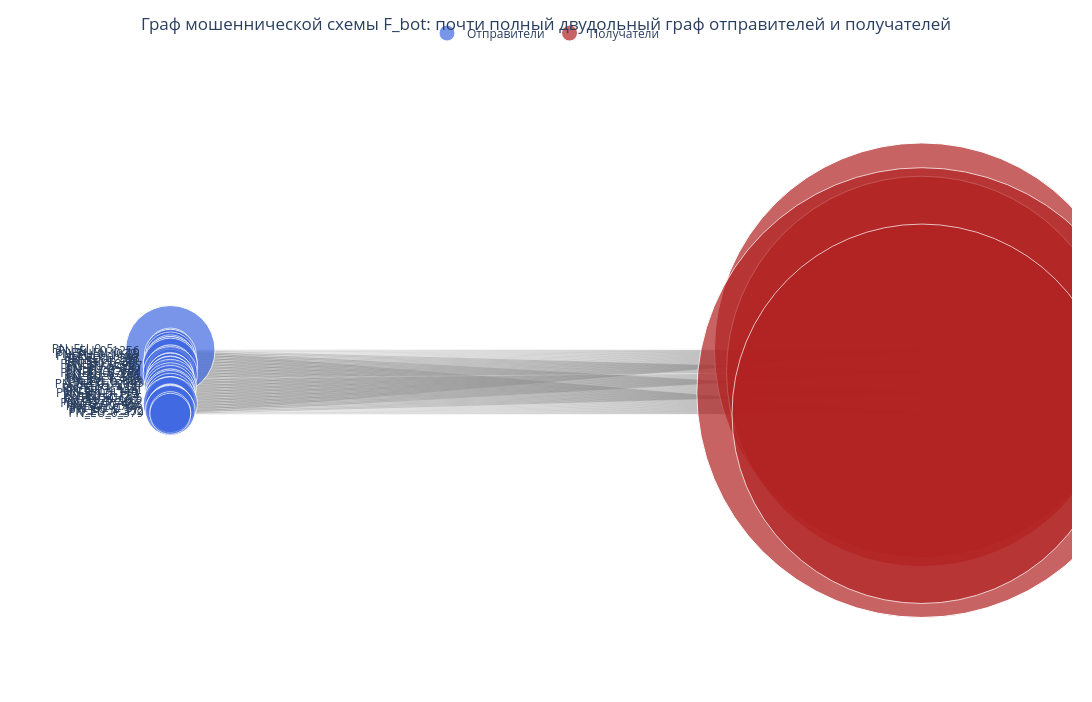
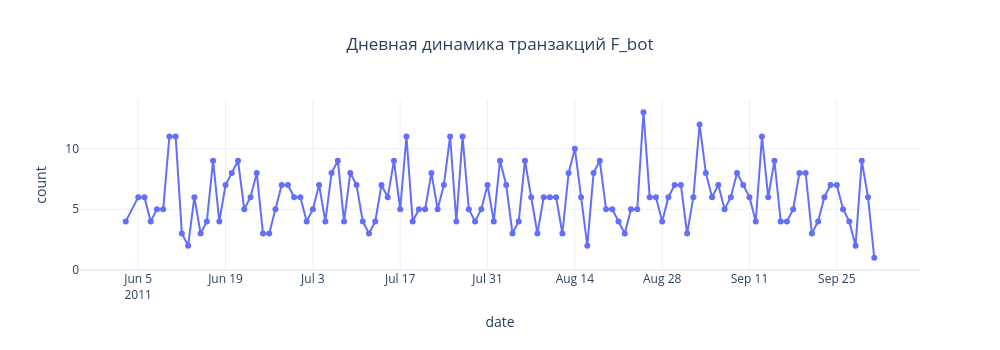
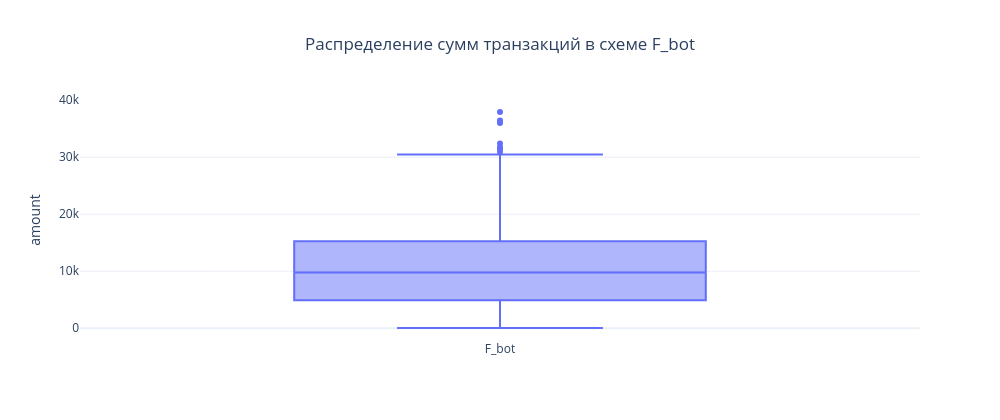

Notebook code cell kept with these figures, in order:
### Markdown cell above
## 2. Схема №1 — botnet-паттерн (`F_bot`)

Признаки, которые проверяем:

- множество отправителей, но очень маленькое число получателей;
- почти полный двудольный граф;
- повторяющиеся переводы между теми же узлами;
- одинаковая успешность операций;
- активность укладывается в ограниченный временной интервал.

### Code cell
bot = fraud[fraud['label'] == 'F_bot'].copy()

bot_stats = pd.DataFrame([{
    'rows': len(bot),
    'unique_senders': bot['sender_user'].nunique(),
    'unique_receivers': bot['receiver_user'].nunique(),
    'unique_edges': bot[['sender_user','receiver_user']].drop_duplicates().shape[0],
    'possible_edges': bot['sender_user'].nunique() * bot['receiver_user'].nunique(),
    'avg_tx_per_sender': len(bot) / bot['sender_user'].nunique(),
    'avg_tx_per_edge': len(bot) / bot[['sender_user','receiver_user']].drop_duplicates().shape[0],
    'time_start': bot['txn_time'].min(),
    'time_end': bot['txn_time'].max(),
    'amount_mean': bot['amount'].mean(),
    'amount_median': bot['amount'].median(),
}])

display(bot_stats)

fig_bot_graph, bot_edges = weighted_bipartite_figure(
    bot,
    title='Граф мошеннической схемы F_bot: почти полный двудольный граф отправителей и получателей'
)
fig_bot_graph.show()

fig_bot_time, bot_daily = daily_counts_figure(bot, 'Дневная динамика транзакций F_bot')
fig_bot_time.show()

fig_bot_amount = amount_figure(bot, 'Распределение сумм транзакций в схеме F_bot')
fig_bot_amount.show()

# Дополнительная проверка структуры: сколько уникальных получателей у каждого отправителя
sender_receiver_counts = bot.groupby('sender_user')['receiver_user'].nunique().value_counts().sort_index()
display(sender_receiver_counts.to_frame('число отправителей'))

### Figure 1 — Plotly figure (JSON) as saved in the notebook; plotly's stock layout.template omitted (floating-point values rounded to 4 significant figures; data arrays with more than 128 entries replaced by an {"elided": "..."} marker saying what was removed)
{"data": [{"hoverinfo": "none", "line": {"color": "rgba(120,120,120,0.35)", "width": 0.8}, "mode": "lines", "showlegend": false, "type": "scatter", "x": {"elided": "465 int values"}, "y": {"elided": "465 float values"}}, {"hoverinfo": "text", "hovertext": ["PN_EU_0_5<br>Транзакций: 37<br>Уникальных получателей: 4", "PN_EU_0_1256<br>Транзакций: 18<br>Уникальных получателей: 4", "PN_EU_0_19<br>Транзакций: 18<br>Уникальных получателей: 4", "PN_EU_0_1032<br>Транзакций: 20<br>Уникальных получателей: 4", "PN_EU_0_1166<br>Транзакций: 19<br>Уникальных получателей: 4", "PN_EU_0_298<br>Транзакций: 18<br>Уникальных получателей: 4", "PN_EU_2_57<br>Транзакций: 18<br>Уникальных получателей: 4", "PN_EU_1_211<br>Транзакций: 18<br>Уникальных получателей: 4", "PN_EU_0_49<br>Транзакций: 21<br>Уникальных получателей: 4", "PN_EU_0_248<br>Транзакций: 21<br>Уникальных получателей: 4", "PN_EU_0_227<br>Транзакций: 16<br>Уникальных получателей: 4", "PN_EU_0_870<br>Транзакций: 18<br>Уникальных получателей: 4", "PN_EU_0_789<br>Транзакций: 17<br>Уникальных получателей: 4", "PN_EU_0_668<br>Транзакций: 17<br>Уникальных получателей: 4", "PN_EU_0_767<br>Транзакций: 21<br>Уникальных получателей: 4", "PN_EU_0_761<br>Транзакций: 17<br>Уникальных получателей: 4", "PN_EU_0_476<br>Транзакций: 18<br>Уникальных получателей: 4", "PN_EU_1_508<br>Транзакций: 17<br>Уникальных получателей: 3", "PN_EU_1_495<br>Транзакций: 18<br>Уникальных получателей: 4", "PN_EU_0_888<br>Транзакций: 16<br>Уникальных получателей: 4", "PN_EU_0_143<br>Транзакций: 15<br>Уникальных получателей: 4", "PN_EU_0_1209<br>Транзакций: 20<br>Уникальных получателей: 4", "PN_EU_1_99<br>Транзакций: 17<br>Уникальных получателей: 4", "PN_EU_1_437<br>Транзакций: 20<br>Уникальных получателей: 4", "PN_EU_1_114<br>Транзакций: 19<br>Уникальных получателей: 4", "PN_EU_1_449<br>Транзакций: 17<br>Уникальных получателей: 4", "PN_EU_0_1113<br>Транзакций: 19<br>Уникальных получателей: 4", "PN_EU_0_779<br>Транзакций: 19<br>Уникальных получателей: 4", "PN_EU_2_134<br>Транзакций: 18<br>Уникальных получателей: 4", "PN_EU_3_5<br>Транзакций: 16<br>Уникальных получателей: 4", "PN_EU_0_687<br>Транзакций: 18<br>Уникальных получателей: 4", "PN_EU_0_501<br>Транзакций: 19<br>Уникальных получателей: 4", "PN_EU_0_741<br>Транзакций: 21<br>Уникальных получателей: 4", "PN_EU_0_468<br>Транзакций: 16<br>Уникальных получателей: 4", "PN_EU_0_704<br>Транзакций: 17<br>Уникальных получателей: 4", "PN_EU_0_87<br>Транзакций: 18<br>Уникальных получателей: 4", "PN_EU_2_51<br>Транзакций: 19<br>Уникальных получателей: 4", "PN_EU_1_352<br>Транзакций: 15<br>Уникальных получателей: 4", "PN_EU_0_379<br>Транзакций: 15<br>Уникальных получателей: 4"], "marker": {"color": "royalblue", "line": {"color": "white", "width": 1}, "size": [89.4, 47.6, 47.6, 52, 49.8, 47.6, 47.6, 47.6, 54.2, 54.2, 43.2, 47.6, 45.4, 45.4, 54.2, 45.4, 47.6, 45.4, 47.6, 43.2, 41, 52, 45.4, 52, 49.8, 45.4, 49.8, 49.8, 47.6, 43.2, 47.6, 49.8, 54.2, 43.2, 45.4, 47.6, 49.8, 41, 41]}, "mode": "markers+text", "name": "Отправители", "text": ["PN_EU_0_5", "PN_EU_0_1256", "PN_EU_0_19", "PN_EU_0_1032", "PN_EU_0_1166", "PN_EU_0_298", "PN_EU_2_57", "PN_EU_1_211", "PN_EU_0_49", "PN_EU_0_248", "PN_EU_0_227", "PN_EU_0_870", "PN_EU_0_789", "PN_EU_0_668", "PN_EU_0_767", "PN_EU_0_761", "PN_EU_0_476", "PN_EU_1_508", "PN_EU_1_495", "PN_EU_0_888", "PN_EU_0_143", "PN_EU_0_1209", "PN_EU_1_99", "PN_EU_1_437", "PN_EU_1_114", "PN_EU_1_449", "PN_EU_0_1113", "PN_EU_0_779", "PN_EU_2_134", "PN_EU_3_5", "PN_EU_0_687", "PN_EU_0_501", "PN_EU_0_741", "PN_EU_0_468", "PN_EU_0_704", "PN_EU_0_87", "PN_EU_2_51", "PN_EU_1_352", "PN_EU_0_379"], "textposition": "middle left", "type": "scatter", "x": [0, 0, 0, 0, 0, 0, 0, 0, 0, 0, 0, 0, 0, 0, 0, 0, 0, 0, 0, 0, 0, 0, 0, 0, 0, 0, 0, 0, 0, 0, 0, 0, 0, 0, 0, 0, 0, 0, 0], "y": [1, 0.9737, 0.9474, 0.9211, 0.8947, 0.8684, 0.8421, 0.8158, 0.7895, 0.7632, 0.7368, 0.7105, 0.6842, 0.6579, 0.6316, 0.6053, 0.5789, 0.5526, 0.5263, 0.5, 0.4737, 0.4474, 0.4211, 0.3947, 0.3684, 0.3421, 0.3158, 0.2895, 0.2632, 0.2368, 0.2105, 0.1842, 0.1579, 0.1316, 0.1053, 0.07895, 0.05263, 0.02632, 0]}, {"hoverinfo": "text", "hovertext": ["PN_EU_1_328<br>Транзакций: 183<br>Уникальных отправителей: 39", "PN_EU_0_1045<br>Транзакций: 172<br>Уникальных отправителей: 38", "PN_EU_0_955<br>Транзакций: 199<br>Уникальных отправителей: 39", "PN_EU_0_260<br>Транзакций: 167<br>Уникальных отправителей: 39"], "marker": {"color": "firebrick", "line": {"color": "white", "width": 1}, "size": [414.6, 390.4, 449.8, 379.4]}, "mode": "markers+text", "name": "Получатели", "text": ["PN_EU_1_328", "PN_EU_0_1045", "PN_EU_0_955", "PN_EU_0_260"], "textposition": "middle right", "type": "scatter", "x": [1, 1, 1, 1], "y": [1, 0.6667, 0.3333, 0]}], "layout": {"height": 702, "legend": {"orientation": "h", "x": 0.5, "xanchor": "center", "y": 1.02, "yanchor": "bottom"}, "margin": {"b": 20, "l": 20, "r": 20, "t": 60}, "showlegend": true, "title": {"text": "Граф мошеннической схемы F_bot: почти полный двудольный граф отправителей и получателей", "x": 0.5}, "width": 1150, "xaxis": {"range": [-0.2, 1.2], "visible": false}, "yaxis": {"visible": false}}}

### Figure 2 — Plotly figure (JSON) as saved in the notebook; plotly's stock layout.template omitted (floating-point values rounded to 4 significant figures)
{"data": [{"hovertemplate": "date=%{x}<br>count=%{y}<extra></extra>", "legendgroup": "", "line": {"color": "#636efa", "dash": "solid"}, "marker": {"symbol": "circle"}, "mode": "lines+markers", "name": "", "orientation": "v", "showlegend": false, "type": "scatter", "x": ["2011-06-03", "2011-06-05", "2011-06-06", "2011-06-07", "2011-06-08", "2011-06-09", "2011-06-10", "2011-06-11", "2011-06-12", "2011-06-13", "2011-06-14", "2011-06-15", "2011-06-16", "2011-06-17", "2011-06-18", "2011-06-19", "2011-06-20", "2011-06-21", "2011-06-22", "2011-06-23", "2011-06-24", "2011-06-25", "2011-06-26", "2011-06-27", "2011-06-28", "2011-06-29", "2011-06-30", "2011-07-01", "2011-07-02", "2011-07-03", "2011-07-04", "2011-07-05", "2011-07-06", "2011-07-07", "2011-07-08", "2011-07-09", "2011-07-10", "2011-07-11", "2011-07-12", "2011-07-13", "2011-07-14", "2011-07-15", "2011-07-16", "2011-07-17", "2011-07-18", "2011-07-19", "2011-07-20", "2011-07-21", "2011-07-22", "2011-07-23", "2011-07-24", "2011-07-25", "2011-07-26", "2011-07-27", "2011-07-28", "2011-07-29", "2011-07-30", "2011-07-31", "2011-08-01", "2011-08-02", "2011-08-03", "2011-08-04", "2011-08-05", "2011-08-06", "2011-08-07", "2011-08-08", "2011-08-09", "2011-08-10", "2011-08-11", "2011-08-12", "2011-08-13", "2011-08-14", "2011-08-15", "2011-08-16", "2011-08-17", "2011-08-18", "2011-08-19", "2011-08-20", "2011-08-21", "2011-08-22", "2011-08-23", "2011-08-24", "2011-08-25", "2011-08-26", "2011-08-27", "2011-08-28", "2011-08-29", "2011-08-30", "2011-08-31", "2011-09-01", "2011-09-02", "2011-09-03", "2011-09-04", "2011-09-05", "2011-09-06", "2011-09-07", "2011-09-08", "2011-09-09", "2011-09-10", "2011-09-11", "2011-09-12", "2011-09-13", "2011-09-14", "2011-09-15", "2011-09-16", "2011-09-17", "2011-09-18", "2011-09-19", "2011-09-20", "2011-09-21", "2011-09-22", "2011-09-23", "2011-09-24", "2011-09-25", "2011-09-26", "2011-09-27", "2011-09-28", "2011-09-29", "2011-09-30", "2011-10-01"], "xaxis": "x", "y": [4, 6, 6, 4, 5, 5, 11, 11, 3, 2, 6, 3, 4, 9, 4, 7, 8, 9, 5, 6, 8, 3, 3, 5, 7, 7, 6, 6, 4, 5, 7, 4, 8, 9, 4, 8, 7, 4, 3, 4, 7, 6, 9, 5, 11, 4, 5, 5, 8, 5, 7, 11, 4, 11, 5, 4, 5, 7, 4, 9, 7, 3, 4, 9, 6, 3, 6, 6, 6, 3, 8, 10, 6, 2, 8, 9, 5, 5, 4, 3, 5, 5, 13, 6, 6, 4, 6, 7, 7, 3, 6, 12, 8, 6, 7, 5, 6, 8, 7, 6, 4, 11, 6, 9, 4, 4, 5, 8, 8, 3, 4, 6, 7, 7, 5, 4, 2, 9, 6, 1], "yaxis": "y"}], "layout": {"height": 350, "legend": {"tracegroupgap": 0}, "title": {"text": "Дневная динамика транзакций F_bot", "x": 0.5}, "width": 1000, "xaxis": {"anchor": "y", "domain": [0, 1], "title": {"text": "date"}}, "yaxis": {"anchor": "x", "domain": [0, 1], "title": {"text": "count"}}}}

### Figure 3 — Plotly figure (JSON) as saved in the notebook; plotly's stock layout.template omitted (floating-point values rounded to 4 significant figures; data arrays with more than 128 entries replaced by an {"elided": "..."} marker saying what was removed)
{"data": [{"alignmentgroup": "True", "boxpoints": "outliers", "hovertemplate": "label=%{x}<br>amount=%{y}<extra></extra>", "legendgroup": "", "marker": {"color": "#636efa"}, "name": "", "notched": false, "offsetgroup": "", "orientation": "v", "showlegend": false, "type": "box", "x": {"elided": "721 str values"}, "x0": " ", "xaxis": "x", "y": {"elided": "721 float values"}, "y0": " ", "yaxis": "y"}], "layout": {"boxmode": "group", "height": 420, "legend": {"tracegroupgap": 0}, "title": {"text": "Распределение сумм транзакций в схеме F_bot", "x": 0.5}, "width": 1000, "xaxis": {"anchor": "y", "domain": [0, 1], "title": {"text": ""}}, "yaxis": {"anchor": "x", "domain": [0, 1], "title": {"text": "amount"}}}}
